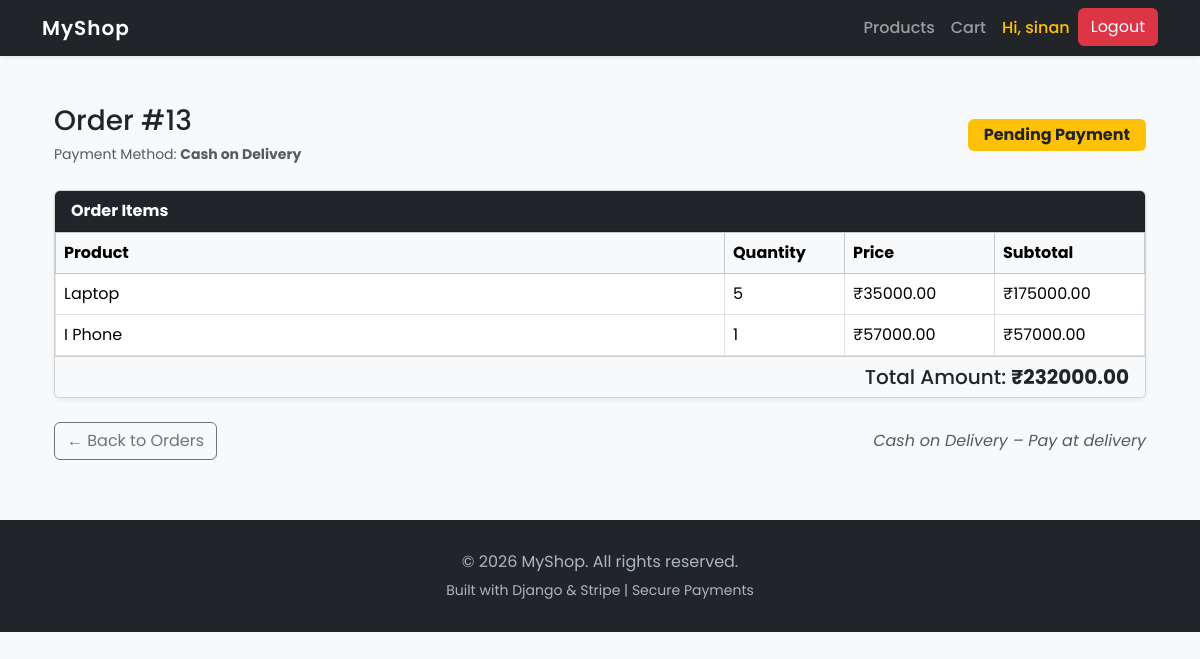
The app's page /orders/13/ (signed in) with its own data.
### orders/models.py (models this page shows, shortened)
class Order(models.Model):
    PAYMENT_METHODS = (
        ('stripe', 'Stripe'),
        ('cod', 'Cash on Delivery'),
    )
    user = models.ForeignKey(User, on_delete=models.CASCADE)
    total_price = models.DecimalField(max_digits=10, decimal_places=2)
    is_paid = models.BooleanField(default=False)
    created_at = models.DateTimeField(auto_now_add=True)
    payment_method = models.CharField(max_length=20, choices=PAYMENT_METHODS, default='cod')
    stripe_session_id = models.CharField(max_length=255, blank=True, null=True)

class OrderItem(models.Model):
    order = models.ForeignKey(Order, on_delete=models.CASCADE, related_name='items')
    product = models.ForeignKey(Product, on_delete=models.CASCADE)
    quantity = models.PositiveIntegerField()
    price = models.DecimalField(max_digits=10, decimal_places=2)
    def total_price(self):
        return self.quantity * self.price

### products/models.py (models this page shows, shortened)
class Product(models.Model):
    name=models.CharField(max_length=100)
    price=models.BigIntegerField()
    description=models.TextField()
    image=models.ImageField(upload_to="products/")

### orders/views.py (the view)
# urls.py: path('<int:order_id>/', views.order_detail, name='order_detail'),
@login_required
def order_detail(request, order_id):
    order = Order.objects.get(id=order_id, user=request.user)
    for item in order.items.all():
        item.total_price = item.quantity * item.price
    return render(request, 'orders/order_detail.html', {
        'order': order
    })

### templates/orders/order_detail.html (shortened to what this page needs)
{% extends 'base.html' %}
{% block content %}
<div class="container mt-5">
    <div class="d-flex justify-content-between align-items-center mb-4">
        <div>
            <h3 class="mb-1">Order #{{ order.id }}</h3>
            <small class="text-muted">
                Payment Method:
                <strong>{{ order.get_payment_method_display }}</strong>
            </small>
        </div>
        {% if order.is_paid %}
            <span class="badge bg-success px-3 py-2 fs-6">Paid</span>
        {% else %}
            <span class="badge bg-warning text-dark px-3 py-2 fs-6">
                Pending Payment
            </span>
        {% endif %}
    </div>
    <div class="card shadow-sm mb-4">
        <div class="card-header bg-dark text-white">
            <strong>Order Items</strong>
        </div>
        <div class="card-body p-0">
            <table class="table table-bordered table-hover mb-0">
                <thead class="table-light">
                    <tr>
                        <th>Product</th>
                        <th width="120">Quantity</th>
                        <th width="150">Price</th>
                        <th width="150">Subtotal</th>
                    </tr>
                </thead>
                <tbody>
                    {% for item in order.items.all %}
                    <tr>
                        <td>{{ item.product.name }}</td>
                        <td>{{ item.quantity }}</td>
                        <td>₹{{ item.price }}</td>
                        <td>₹{{ item.total_price }}</td>
                    </tr>
                    {% empty %}
                    <tr>
                        <td colspan="4" class="text-center text-muted">
                            No items found in this order.
                        </td>
                    </tr>
                    {% endfor %}
                </tbody>
            </table>
        </div>
        <div class="card-footer text-end bg-light">
            <h5 class="mb-0">
                Total Amount:
                <strong class="text-dark">₹{{ order.total_price }}</strong>
            </h5>
        </div>
    </div>
    <div class="d-flex justify-content-between align-items-center">
        <a href="{% url 'orders:order_list' %}" class="btn btn-outline-secondary">
            ← Back to Orders
        </a>
        {% if not order.is_paid and order.payment_method == 'stripe' %}
            <a href="{% url 'orders:stripe_checkout' order.id %}"
               class="btn btn-success px-4">
                Pay with Stripe 💳
            </a>
        {% elif order.payment_method == 'cod' and not order.is_paid %}
            <span class="text-muted fst-italic">
                Cash on Delivery – Pay at delivery
            </span>
        {% endif %}
    </div>
</div>
{% endblock %}

### templates/base.html (shortened to what this page needs)
<!DOCTYPE html>
<html lang="en">
<head>
    <link href="https://cdn.jsdelivr.net/npm/bootstrap@5.3.2/dist/css/bootstrap.min.css" rel="stylesheet">
</head>
<body>
<nav class="navbar navbar-expand-lg navbar-dark bg-dark shadow-sm">
    <div class="container">
        <a class="navbar-brand" href="/">MyShop</a>
        <div class="collapse navbar-collapse" id="navbarNav">
            <ul class="navbar-nav ms-auto">
                <li class="nav-item">
                    <a class="nav-link" href="/">Products</a>
                </li>
                {% if user.is_authenticated %}
                    <li class="nav-item">
                        <a class="nav-link" href="/cart/">Cart</a>
                    </li>
                    <li class="nav-item">
                        <span class="nav-link text-warning">
                            Hi, {{ user.username }}
                        </span>
                    </li>
                    <li class="nav-item">
                        <form method="post" action="{% url 'logout' %}">
                            <button class="btn btn-danger">Logout</button>
                        </form>
                    </li>
                {% endif %}
            </ul>
        </div>
    </div>
</nav>
<div class="container mt-5">
    {% block content %}
    {% endblock %}
</div>
<footer class="footer text-center">
    <div class="container">
        <p class="mb-1">&copy; 2026 MyShop. All rights reserved.</p>
        <small>
            Built with Django & Stripe | Secure Payments
        </small>
    </div>
</footer>
</body>
</html>

### templates/base.html (style rules this page uses)
body { font-family: 'Poppins', sans-serif; background-color: #f8f9fa; }
.navbar-brand { font-weight: 600; letter-spacing: 1px; }
.nav-link { font-weight: 500; }
.footer { background: #212529; color: #adb5bd; padding: 30px 0; margin-top: 60px; }

### records on screen
Order: id "13", payment_method "Cash on Delivery", total_price "232000.00"
OrderItem: product.name "Laptop", quantity "5", price "35000.00", total_price "175000.00"
OrderItem: product.name "I Phone", quantity "1", price "57000.00", total_price "57000.00"

### other values on screen
{{ user.username }} "sinan"
